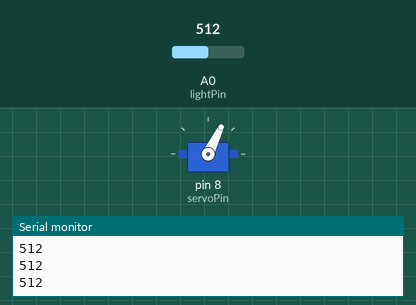
This sketch was run on a simulated Arduino Uno, built with avr-gcc and run on an emulated ATmega328P. On the bench: servo, the last lines printed to the serial monitor. The test bench sets the inputs (shaded band); at power-on: A0 (lightPin) = 512.

Above: at 1.3 s.
1.4 s: A0 (lightPin) set to 716
At 2.8 s:
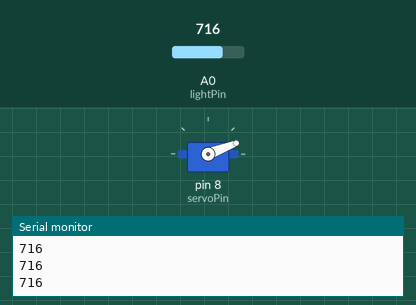
3.5 s: A0 (lightPin) set to 900
At 4.4 s:
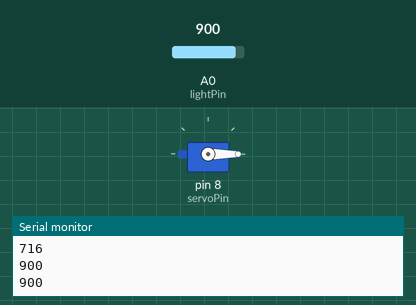
5.5 s: A0 (lightPin) set to 306
At 7.1 s:
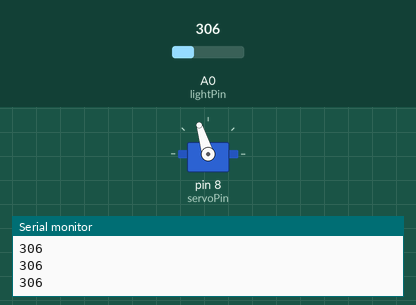
7.5 s: A0 (lightPin) set to 122
At 8.7 s:
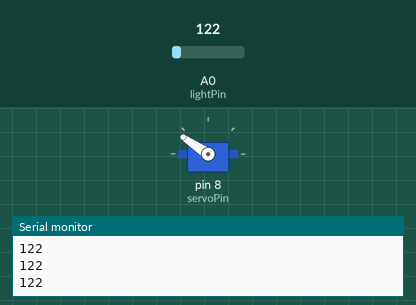
9.5 s: A0 (lightPin) set to 0
At 10.3 s:
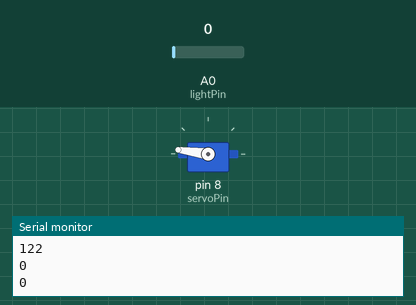
11.5 s: A0 (lightPin) set to 511
At 13.1 s:
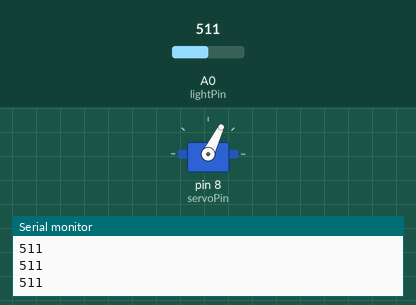
Timing chart, 0 to 14.5 s (numbered marks = the images above; inputs shaded):
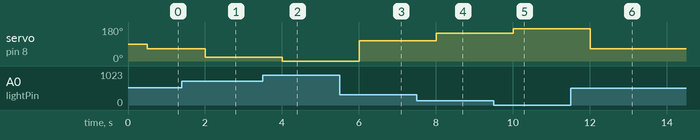

Measured:
- after the input at 1.4 s, servo on pin 8 (servoPin): 64° → 21° after 0.60 s
- after the input at 3.5 s, servo on pin 8 (servoPin): 21° → 0° after 0.50 s
- after the input at 5.5 s, servo on pin 8 (servoPin): 0° → 107° after 0.50 s
- after the input at 7.5 s, servo on pin 8 (servoPin): 107° → 146° after 0.51 s
- after the input at 9.5 s, servo on pin 8 (servoPin): 146° → 172° after 0.51 s
- after the input at 11.5 s, servo on pin 8 (servoPin): 172° → 64° after 0.51 s

The sketch:

solarpanelsmart.ino
```cpp
#include<Servo.h>
int servoPin=8;
int lightVal;
int lightPin=A0;
int j;
int angle;
Servo myservo;
void setup() {
  // put your setup code here, to run once:

  myservo.attach(servoPin);
  pinMode(lightPin,INPUT);
  Serial.begin(9600);
}

void loop() {
  // put your main code here, to run repeatedly:
    lightVal=analogRead(lightPin);
  Serial.println(lightVal);
  delay(500);
  angle=(-4/19.)*lightVal+4.*817./19.;
  myservo.write(angle);

}
```
